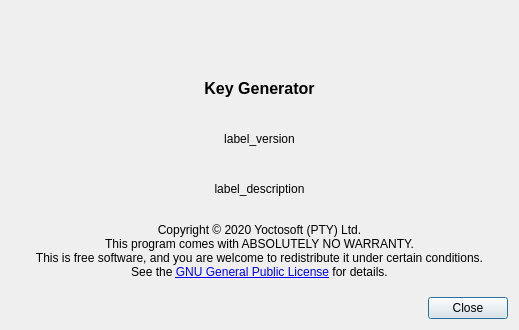
<?xml version="1.0" encoding="UTF-8"?>
<ui version="4.0">
 <class>Dialog</class>
 <widget class="QDialog" name="Dialog">
  <property name="geometry">
   <rect>
    <x>0</x>
    <y>0</y>
    <width>518</width>
    <height>330</height>
   </rect>
  </property>
  <property name="windowTitle">
   <string>About Key Generator</string>
  </property>
  <layout class="QGridLayout" name="gridLayout">
   <item row="0" column="0">
    <widget class="QLabel" name="label_logo">
     <property name="pixmap">
      <pixmap>../logo.png</pixmap>
     </property>
     <property name="alignment">
      <set>Qt::AlignCenter</set>
     </property>
    </widget>
   </item>
   <item row="1" column="0">
    <spacer name="verticalSpacer_2">
     <property name="orientation">
      <enum>Qt::Vertical</enum>
     </property>
     <property name="sizeType">
      <enum>QSizePolicy::Fixed</enum>
     </property>
     <property name="sizeHint" stdset="0">
      <size>
       <width>20</width>
       <height>6</height>
      </size>
     </property>
    </spacer>
   </item>
   <item row="2" column="0">
    <widget class="QLabel" name="label_2">
     <property name="text">
      <string>&lt;html&gt;&lt;head/&gt;&lt;body&gt;&lt;p&gt;&lt;span style=&quot; font-size:12pt; font-weight:600;&quot;&gt;Key Generator&lt;/span&gt;&lt;/p&gt;&lt;/body&gt;&lt;/html&gt;</string>
     </property>
     <property name="alignment">
      <set>Qt::AlignCenter</set>
     </property>
    </widget>
   </item>
   <item row="3" column="0">
    <widget class="QLabel" name="label_version">
     <property name="text">
      <string>label_version</string>
     </property>
     <property name="alignment">
      <set>Qt::AlignCenter</set>
     </property>
    </widget>
   </item>
   <item row="4" column="0">
    <widget class="QLabel" name="label_description">
     <property name="text">
      <string>label_description</string>
     </property>
     <property name="alignment">
      <set>Qt::AlignCenter</set>
     </property>
    </widget>
   </item>
   <item row="5" column="0">
    <spacer name="verticalSpacer_3">
     <property name="orientation">
      <enum>Qt::Vertical</enum>
     </property>
     <property name="sizeType">
      <enum>QSizePolicy::Fixed</enum>
     </property>
     <property name="sizeHint" stdset="0">
      <size>
       <width>20</width>
       <height>6</height>
      </size>
     </property>
    </spacer>
   </item>
   <item row="6" column="0">
    <widget class="QLabel" name="label_copyright">
     <property name="text">
      <string>&lt;html&gt;&lt;head/&gt;&lt;body&gt;&lt;p&gt;Copyright © 2020 Yoctosoft (PTY) Ltd.&lt;br/&gt;This program comes with ABSOLUTELY NO WARRANTY.&lt;br/&gt;This is free software, and you are welcome to redistribute it under certain conditions.&lt;br/&gt;See the &lt;a href=&quot;https://www.gnu.org/licenses/&quot;&gt;&lt;span style=&quot; text-decoration: underline; color:#0000ff;&quot;&gt;GNU General Public License&lt;/span&gt;&lt;/a&gt; for details.&lt;/p&gt;&lt;/body&gt;&lt;/html&gt;</string>
     </property>
     <property name="alignment">
      <set>Qt::AlignCenter</set>
     </property>
    </widget>
   </item>
   <item row="7" column="0">
    <spacer name="verticalSpacer">
     <property name="orientation">
      <enum>Qt::Vertical</enum>
     </property>
     <property name="sizeType">
      <enum>QSizePolicy::Fixed</enum>
     </property>
     <property name="sizeHint" stdset="0">
      <size>
       <width>497</width>
       <height>12</height>
      </size>
     </property>
    </spacer>
   </item>
   <item row="8" column="0">
    <widget class="QDialogButtonBox" name="buttonBox">
     <property name="orientation">
      <enum>Qt::Horizontal</enum>
     </property>
     <property name="standardButtons">
      <set>QDialogButtonBox::Close</set>
     </property>
    </widget>
   </item>
  </layout>
 </widget>
 <resources/>
 <connections>
  <connection>
   <sender>buttonBox</sender>
   <signal>accepted()</signal>
   <receiver>Dialog</receiver>
   <slot>accept()</slot>
   <hints>
    <hint type="sourcelabel">
     <x>248</x>
     <y>254</y>
    </hint>
    <hint type="destinationlabel">
     <x>157</x>
     <y>274</y>
    </hint>
   </hints>
  </connection>
  <connection>
   <sender>buttonBox</sender>
   <signal>rejected()</signal>
   <receiver>Dialog</receiver>
   <slot>reject()</slot>
   <hints>
    <hint type="sourcelabel">
     <x>316</x>
     <y>260</y>
    </hint>
    <hint type="destinationlabel">
     <x>286</x>
     <y>274</y>
    </hint>
   </hints>
  </connection>
 </connections>
</ui>
